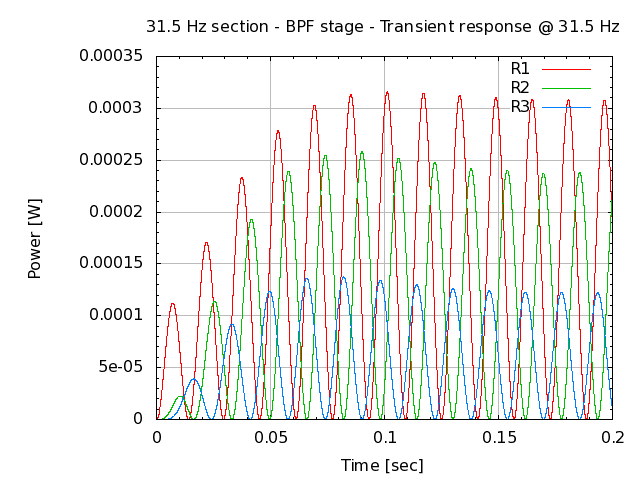

Recreate this plot in gnuplot.
# setup terminal
set term png

# setup graph
set output "26.000.00.02.08.png"
set title "31.5 Hz section - BPF stage - Transient response @ 31.5 Hz"

# setup Y-axis
set grid ytics lt 1 lw 1 lc rgb "#bbbbbb"
set mytics
set ylabel "Power [W]"

# setup X-axis
set grid xtics lt 1 lw 1 lc rgb "#bbbbbb"
set mxtics
set xlabel "Time [sec]"

# setup plot style
set style data lines
plot '26.000.00.02.08.dat' using 1:2 title "R1", \
     '26.000.00.02.08.dat' using 1:3 title "R2", \
     '26.000.00.02.08.dat' using 1:4 title "R3"

# set output back to default
set output

# reset terminal type
set terminal pop
